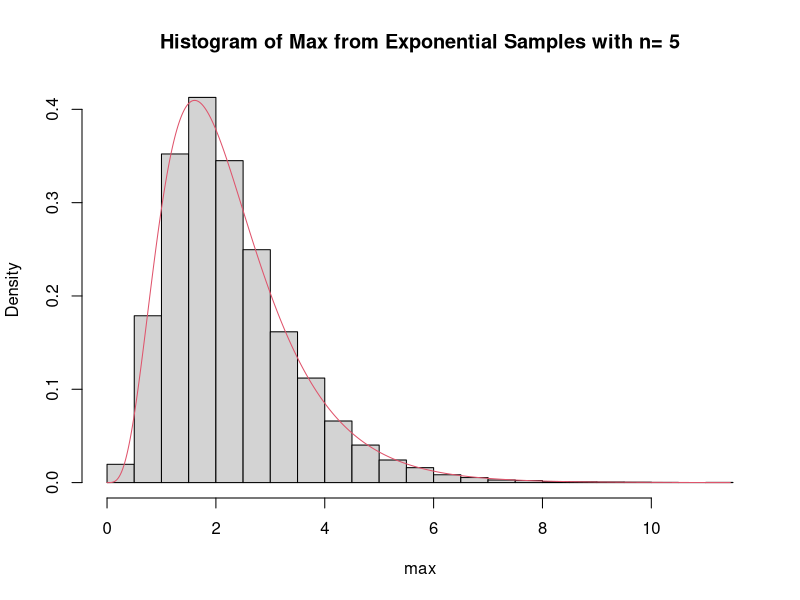

Recreate this plot in R.
nreps=10000
n=5
temp=rep(0,nreps)
for (i in 1:nreps)temp[i]=max(rexp(n))
hist(temp,freq=FALSE,breaks=40,xlab="max",main=paste("Histogram of Max from Exponential Samples with n=",n))
x=seq(0,max(temp),length=1001)
lines(x,n*(1-exp(-x))^(n-1)*exp(-x),col=2)
